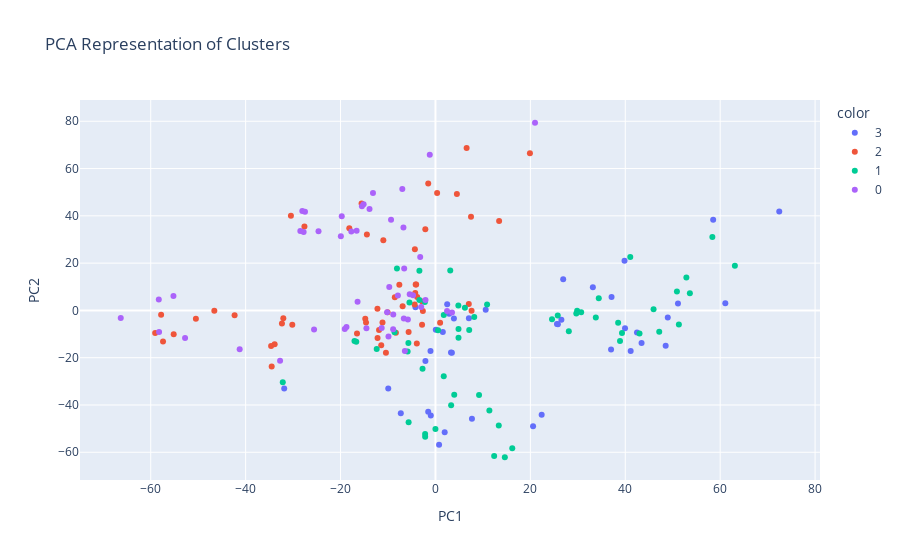

Source (notebook cell):
### Code cell
# Create scatter plot of `PC2` vs `PC1`
fig = px.scatter(
    data_frame=X_pca,
    x='PC1',
    y='PC2',
    color=labels.astype(str),
    title="PCA Representation of Clusters"
)
fig.update_layout(xaxis_title="PC1",yaxis_title="PC2")


fig.show()
